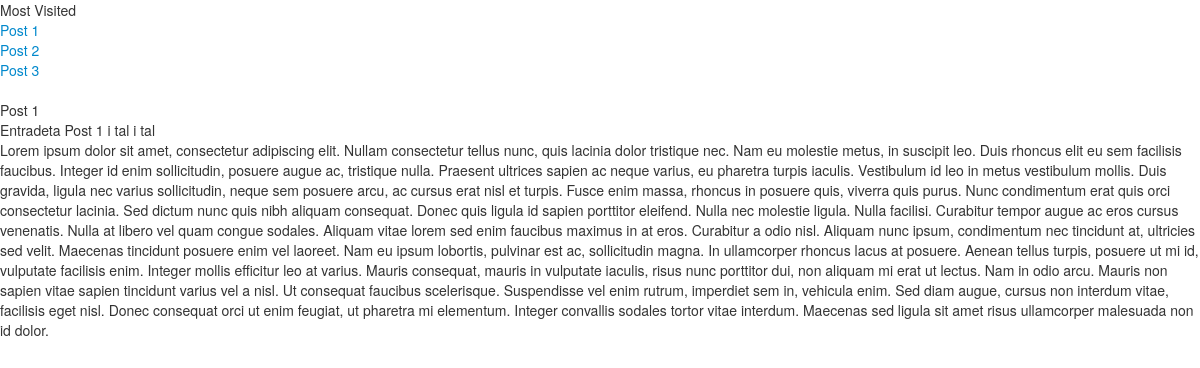
Page /blog/1/ on the committed database.
### blog/models.py (models this page shows, shortened)
class Post(models.Model):
	title=models.TextField()
	entradeta=models.TextField()
	cos=models.TextField()
	data_crea=models.DateField()
	data_pub=models.DateField()
	visits = models.IntegerField()

### blog/views.py (the view)
# urls.py: url(r'^(?P<post_id>\d+)/$', views.detail, name='detail'),
def detail(request, post_id):
    post = get_object_or_404(Post, pk=post_id)
    post.visits +=1
    post.save()
    most_three_visited = Post.objects.order_by('-visits')[:3]
    return render(request, 'detail.html', {'post': post,
    	'most_three_visited':most_three_visited})

### blog/templates/detail.html
{%include "base.html"%}
{%include "sidebar.html"%}
<div>
	{{ post.title }}
</div>
<div>
	{{ post.entradeta }}
</div>
<div>
	{{ post.cos}}
</div>

### templates/base.html (shortened to what this page needs)
<!DOCTYPE html>
<html>
  <head>
    <link href="{{ STATIC_URL }}css/bootstrap.min.css"
          rel="stylesheet">
  </head>
  <body>
  </body>
</html>

### blog/templates/sidebar.html
        <div class="col-xs-6 col-sm-3 sidebar-offcanvas" id="sidebar" role="navigation">
            <ul class="nav">
              <li class="active">Most Visited</a></li>
              {% if most_three_visited %}
              {% for post in most_three_visited %}
              <li><a href="/blog/{{ post.id }}/">{{post.title}}</a></li>
              {% endfor %}
            </ul>
              {%endif%}
        </div>

### rows in the picture
Post: title "Post 1", entradeta "Entradeta Post 1 i tal i tal", cos "Lorem ipsum dolor sit amet, consectetur adipiscing elit. Nullam consectetur tellus nunc, quis lacinia dolor tristique nec. Nam eu molestie metus, in suscipit leo. Duis rhoncus elit eu sem facilisis faucibus. Integer id enim sollicitudin, posuere augue ac, tristique nulla. Praesent ultrices sapien ac neque varius, eu pharetra turpis iaculis. Vestibulum id leo in metus vestibulum mollis. Duis gravida, ligula nec varius sollicitudin, neque sem posuere arcu, ac cursus erat nisl et turpis. Fusce enim massa, rhoncus in posuere quis, viverra quis purus. Nunc condimentum erat quis orci consectetur lacinia. Sed dictum nunc quis nibh aliquam consequat. Donec quis ligula id sapien porttitor eleifend.…"
Post: title "Post 2"
Post: title "Post 3"
